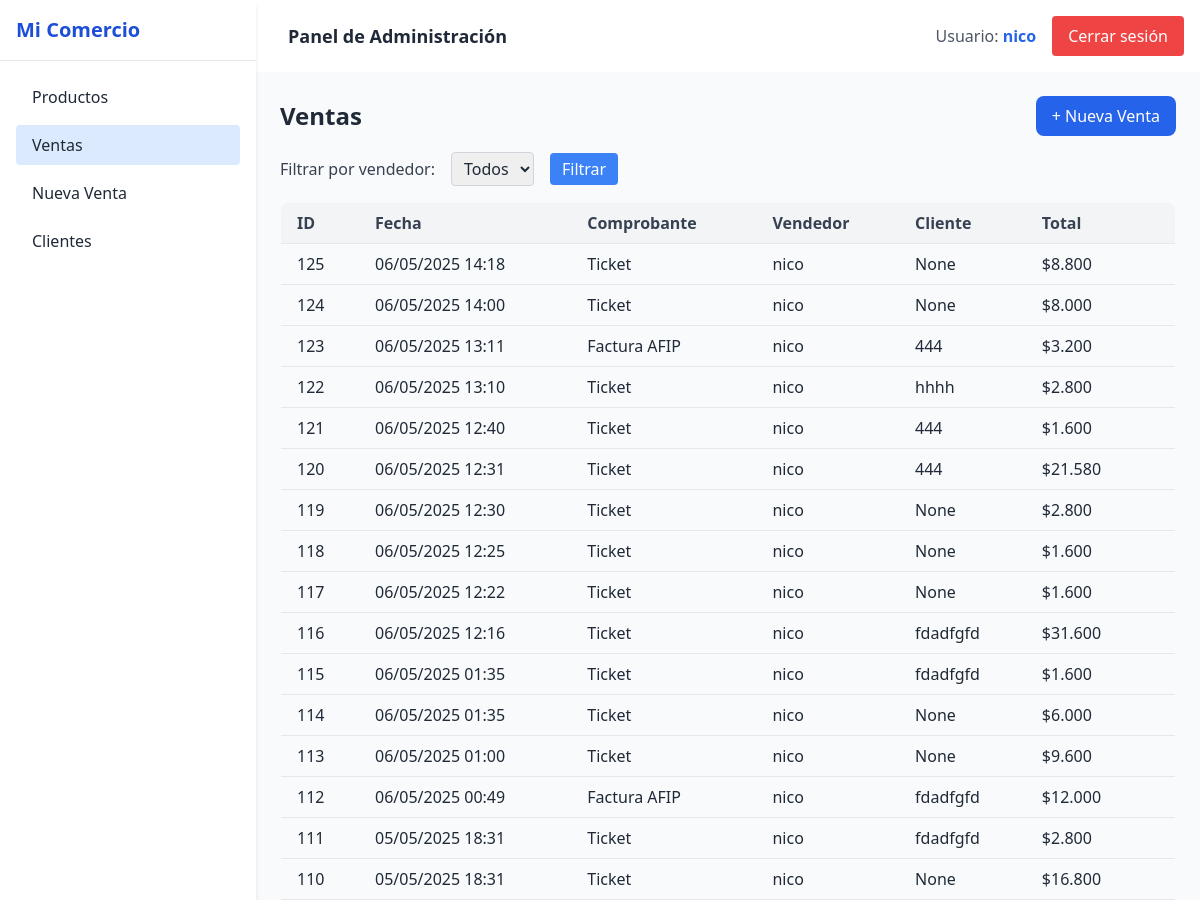
Before: /ventas/ (signed in, upper part) with the older database file.
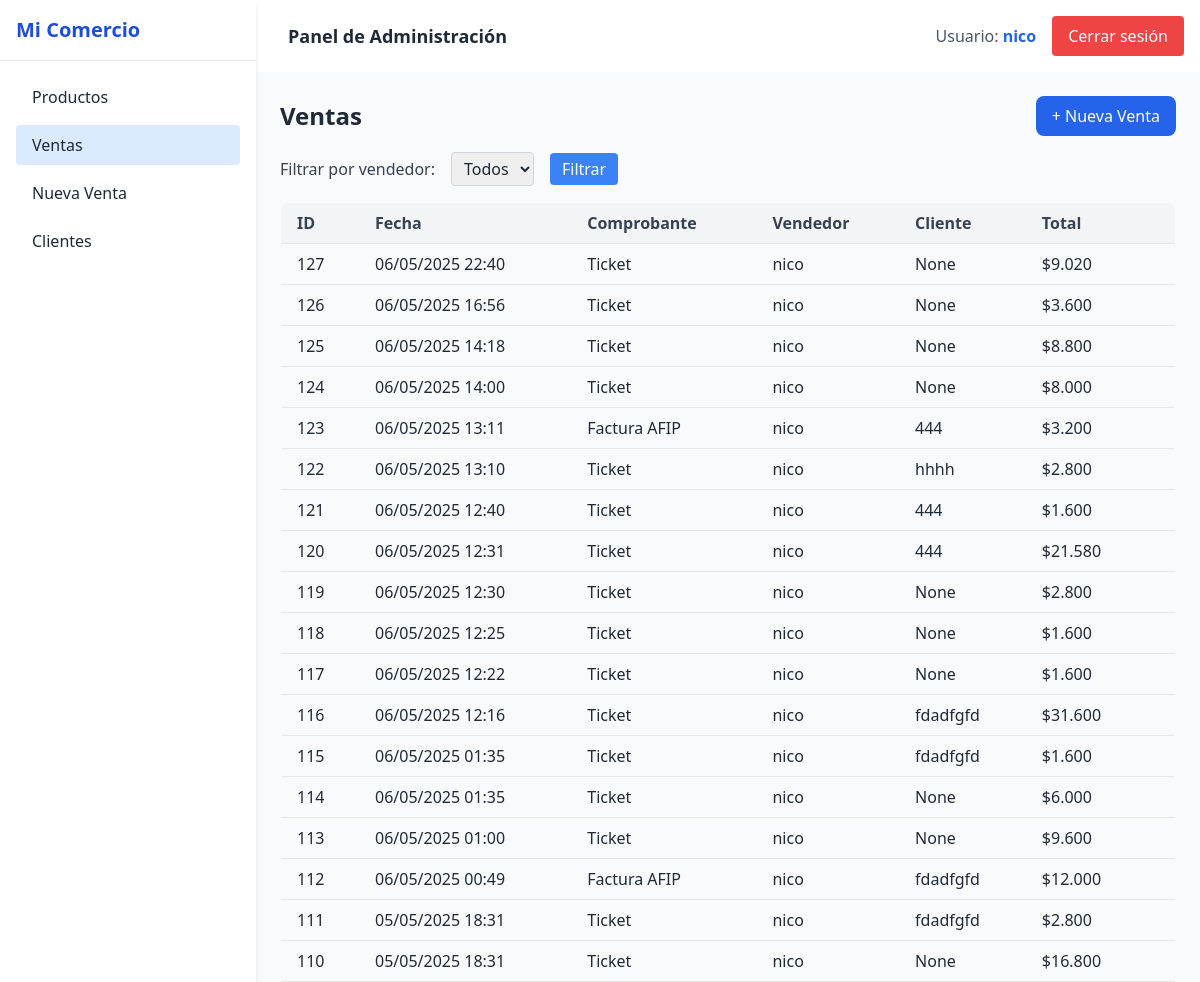
After: the same page with the newer database file.
### ventas/models.py (models this page shows, shortened)
class Venta(models.Model):
    fecha = models.DateTimeField(default=timezone.now)
    cliente = models.ForeignKey(Cliente, on_delete=models.SET_NULL, null=True, blank=True)
    total = models.DecimalField(max_digits=10, decimal_places=2, default=0)
    usuario = models.ForeignKey(Usuario, on_delete=models.SET_NULL, null=True)
    empresa = models.ForeignKey(Empresa, on_delete=models.CASCADE)
    cuenta_corriente = models.BooleanField(default=False)
    tipo_comprobante = models.CharField(
        max_length=20,
        choices=TIPO_COMPROBANTE_CHOICES,
        default='ticket'
    )
    TIPO_PAGO_CHOICES = [
        ('EF', 'Efectivo'),
        ('MP', 'QR (Mercado Pago)'),
        ('DN', 'QR (Cuenta DNI)'),
        ('TJ', 'Tarjeta'),
        ('TR', 'Transferencia'),
    ]
    tipo_pago = models.CharField(
        max_length=2,
        choices=TIPO_PAGO_CHOICES,
        default='EF'
    )

class Cliente(models.Model):
    nombre = models.CharField(max_length=100)
    cuit = models.CharField(max_length=20, blank=True, null=True)
    direccion = models.CharField(max_length=200, blank=True, null=True)
    saldo = models.DecimalField(default=0, max_digits=10, decimal_places=2)
    cuenta_corriente = models.BooleanField(default=True)
    condicion_iva = models.CharField(max_length=50, choices=[
        ('RI', 'Responsable Inscripto'),
        ('MT', 'Monotributista'),
        ('CF', 'Consumidor Final'),
        ('EX', 'Exento'),
    ], default='CF')
    empresa = models.ForeignKey(Empresa, on_delete=models.CASCADE)
    def __str__(self):
        return self.nombre

### usuarios/models.py (models this page shows, shortened)
class Usuario(AbstractUser):
    empresa = models.ForeignKey(Empresa, on_delete=models.CASCADE, null=True, blank=True)
    empresa = models.ForeignKey(Empresa, on_delete=models.CASCADE, null=True, blank=True)

### ventas/views.py (the view)
# urls.py: path('', views.lista_ventas, name='lista_ventas'),
@login_required
def lista_ventas(request):
    ventas = Venta.objects.filter(empresa=request.user.empresa).order_by('-fecha')
    usuario_id = request.GET.get('usuario')
    if usuario_id:
        ventas = ventas.filter(usuario_id=usuario_id)
    Usuario = get_user_model()
    usuarios = Usuario.objects.filter(empresa=request.user.empresa)
    return render(request, 'ventas/lista_ventas.html', {
        'ventas': ventas,
        'usuarios': usuarios,
        'usuario_seleccionado': usuario_id,
    })

### productos/templatetags/custom_filters.py (called while the page is built)
@register.filter
def formato_precio(value):
    if value is None:
        return ''
    return number_format(value, force_grouping=True).replace(',', '.')

### ventas/templates/ventas/lista_ventas.html (shortened to what this page needs)
{% extends 'base.html' %}
{% load custom_filters %}
{% block content %}
<div class="flex items-center justify-between mb-4">
    <h2 class="text-2xl font-bold text-gray-800">Ventas</h2>
    <a href="{% url 'nueva_venta' %}" class="bg-blue-600 text-white px-4 py-2 rounded-lg hover:bg-blue-700">
        + Nueva Venta
    </a>
</div>
<form method="get" class="mb-4 flex items-center space-x-4">
    <label for="usuario" class="text-gray-700">Filtrar por vendedor:</label>
    <select name="usuario" id="usuario" class="border border-gray-300 rounded px-2 py-1">
        <option value="">Todos</option>
    </select>
    <button type="submit" class="bg-blue-500 text-white px-3 py-1 rounded hover:bg-blue-600">
        Filtrar
    </button>
</form>
{% if ventas %}
<div class="overflow-x-auto">
    <table class="w-full table-auto border border-gray-200 shadow-md rounded-lg overflow-hidden">
        <thead class="bg-gray-100 text-gray-700">
            <tr>
                <th class="px-4 py-2 text-left">ID</th>
                <th class="px-4 py-2 text-left">Fecha</th>
                <th class="px-4 py-2 text-left">Comprobante</th>
                <th class="px-4 py-2 text-left">Vendedor</th>
                <th class="px-4 py-2 text-left">Cliente</th>
                <th class="px-4 py-2 text-left">Total</th>
            </tr>
        </thead>
        <tbody>
            {% for v in ventas %}
            <tr class="border-t border-gray-200 hover:bg-gray-50">
                <td class="px-4 py-2">
                    <a href="{% url 'detalle_venta' v.id %}" class="block w-full h-full">
                        {{ v.id }}
                    </a>
                </td>
                <td class="px-4 py-2">
                    <a href="{% url 'detalle_venta' v.id %}" class="block w-full h-full">
                        {{ v.fecha|date:"d/m/Y H:i" }}
                    </a>
                </td>
                <td class="px-4 py-2">
                    {% if v.tipo_comprobante == "factura_afip" %}
                      Factura AFIP
                    {% else %}
                      Ticket
                    {% endif %}
                  </td>
                <td class="px-4 py-2">
                    <a href="{% url 'detalle_venta' v.id %}" class="block w-full h-full">
                        {{ v.usuario.get_full_name|default:v.usuario.username }}
                    </a>
                </td>
                <td class="px-4 py-2">
                    <a href="{% url 'detalle_venta' v.id %}" class="block w-full h-full">
                        {{ v.cliente }}
                    </a>
                </td>
                <td class="px-4 py-2">
                    <a href="{% url 'detalle_venta' v.id %}" class="block w-full h-full">
                        ${{ v.total|floatformat:0|formato_precio }}
                    </a>
                </td>
            </tr>
            {% endfor %}
        </tbody>
    </table>
</div>
{% else %}
<p class="text-gray-600 mt-4">No hay ventas registradas.</p>
{% endif %}
{% endblock %}

Changed rows visible on the page:
added Venta: id "127", fecha "06/05/2025 22:40", tipo_comprobante "Ticket", usuario.get_full_name "nico", cliente "None", total "9.020"
added Venta: id "126", fecha "06/05/2025 16:56", tipo_comprobante "Ticket", usuario.get_full_name "nico", cliente "None", total "3.600"
